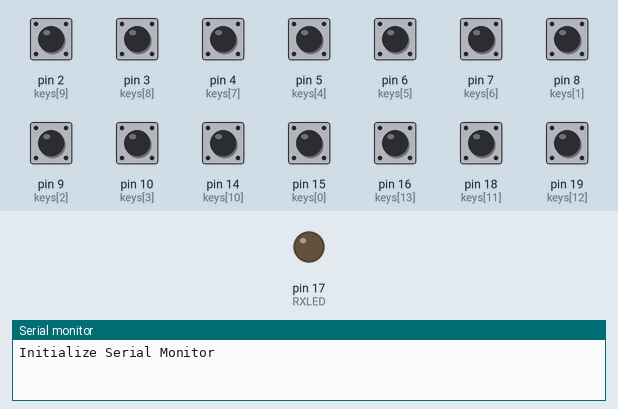
Bench run of a sketch on a simulated Arduino Leonardo, built with avr-gcc and run on an emulated ATmega32U4. Shown: output pins drawn as LEDs (lit = HIGH), the last lines printed to the serial monitor. The test bench sets the inputs (shaded band); at power-on: pin 2 (keys[9]), pin 3 (keys[8]), pin 4 (keys[7]), pin 5 (keys[4]), pin 6 (keys[5]), pin 7 (keys[6]), pin 8 (keys[1]), pin 9 (keys[2]), pin 10 (keys[3]), pin 14 (keys[10]), pin 15 (keys[0]), pin 16 (keys[13]), pin 18 (keys[11]), pin 19 (keys[12]) HIGH. USB keyboard and mouse output is not drawn.

Above: at 1.2 s.
1.3 s: pin 16 (keys[13]) pulled LOW for 1 s
At 2.7 s:
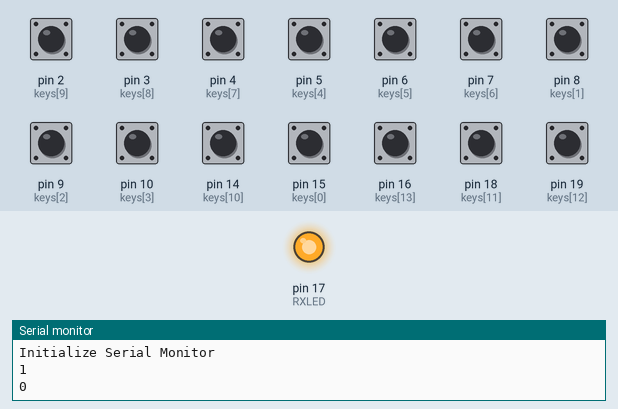
3.8 s: pin 16 (keys[13]) pulled LOW for 0.15 s
At 4.1 s:
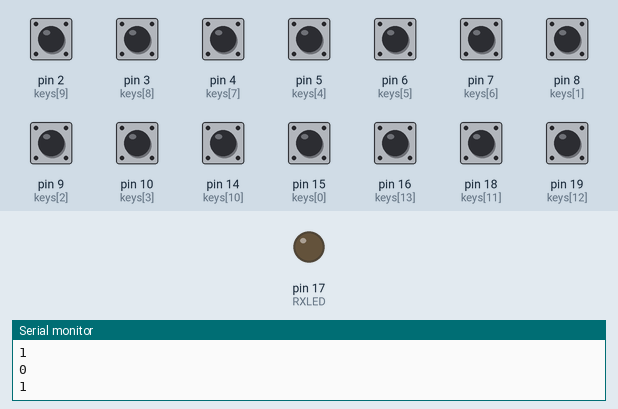
Timing chart, 0 to 6.8 s (numbered marks = the images above; inputs shaded):
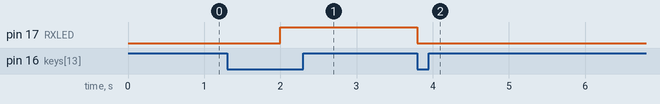

The sketch:

macros.ino
```cpp
#include <Keyboard.h>
#include <Mouse.h>

byte RXLED = 17;

bool mouseShakerFlipfop = false;
bool mouseShakerOnOff = false;
int mouseMovementSize = 8; // between -128 and +127

// pin layout as wired
int keys[] = {15,  8,  9,
              10,  5,  6,
               7,  4,  3,  2,
              14, 18, 19, 16};
int numberTotalKeys = (sizeof(keys) / sizeof(keys[0]));
int numAsciiDifference = 48; // ascii code of '0' character

int modifierSequence[] = {KEY_LEFT_SHIFT,
                          KEY_LEFT_CTRL,
                          KEY_LEFT_ALT,
                          KEY_LEFT_GUI};
int lenModifierSequence = (sizeof(modifierSequence) / sizeof(modifierSequence[0]));

// setup does one time initialization
void setup() {

  pinMode(RXLED, OUTPUT);

  Serial.begin(9600);
  Serial.println("Initialize Serial Monitor");

  Serial1.begin(9600);
  Serial1.println("Initialize Serial Hardware UART Pins");

  for (int i = 0; i < numberTotalKeys; i++) {
    pinMode(keys[i], INPUT);
    digitalWrite(keys[i], HIGH);
  }

  Keyboard.begin();
  Mouse.begin();
}

// loop is the one that does actual work
void loop() {

  for (int i = 0; i < numberTotalKeys; i++) {
    if (digitalRead(keys[i]) == LOW) {
      handleKeyStroke(i);
    }
  }

  voidHandleMouseVibrator();
}

void voidHandleMouseVibrator () {
  if (mouseShakerOnOff) {
    mouseShakerFlipfop = !mouseShakerFlipfop;

    if (mouseShakerFlipfop){
      Mouse.move(mouseMovementSize, mouseMovementSize, 0);
    } else {
      Mouse.move((-1 * mouseMovementSize), (-1 * mouseMovementSize), 0);
    }
    delay(200);
  }
}

void handleKeyStroke (int keyIndex) {
  /*
     the layout looks like:
      7  8  9
      4  5  6
      1  2  3  d
      0  a  b  c
  */

  switch (keyIndex) {
    case 10:
      sendKeyCode('a');
      break;

    case 11:
      sendKeyCode('b');
      break;

    case 12:
      sendKeyCode('c');
      break;

    case 13:
      mouseShakerOnOff = !mouseShakerOnOff;
      if (mouseShakerOnOff) {
        turnLEDOn();
      } else {
        turnLEDOff();
      }
      Serial.println(mouseShakerOnOff);
      break;

    default:
      sendKeyCode(keyIndex + numAsciiDifference);
      break;
  }
  delay(500);
}

void sendKeyCode (char keyToSend) {
  sendModifierSequence();

  Keyboard.press(keyToSend);

  delay(500);
  Keyboard.releaseAll();
}

// sendModifierSequence sends modifier keys set in
// modifierSequence array
void sendModifierSequence () {
  for (int i = 0; i < lenModifierSequence; i++) {
    Keyboard.press(modifierSequence[i]);
  }
}

void turnLEDOn () {
  digitalWrite(RXLED, LOW);
}

void turnLEDOff () {
  digitalWrite(RXLED, HIGH);
}
```

Measured:
- after the input at 1.3 s, pin 17 (RXLED): LOW → HIGH after 0.70 s
- after the input at 3.8 s, pin 17 (RXLED): HIGH → LOW at once
